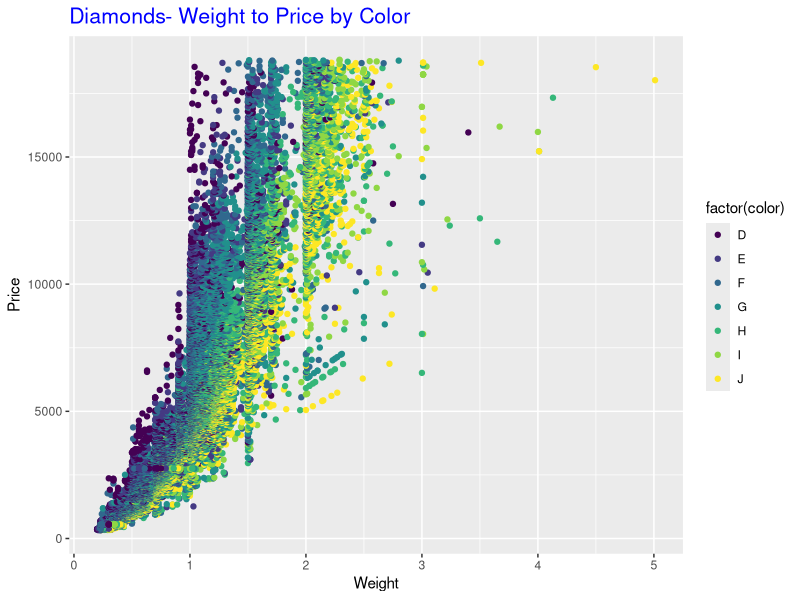
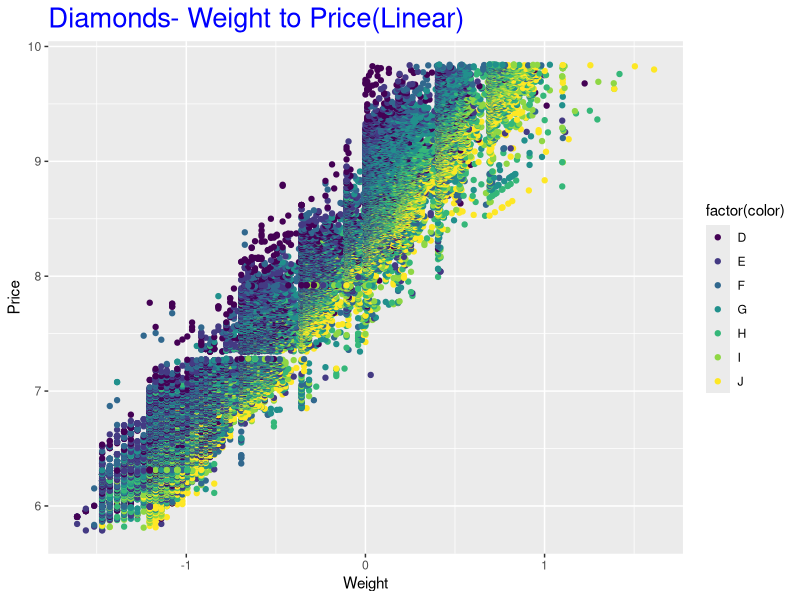
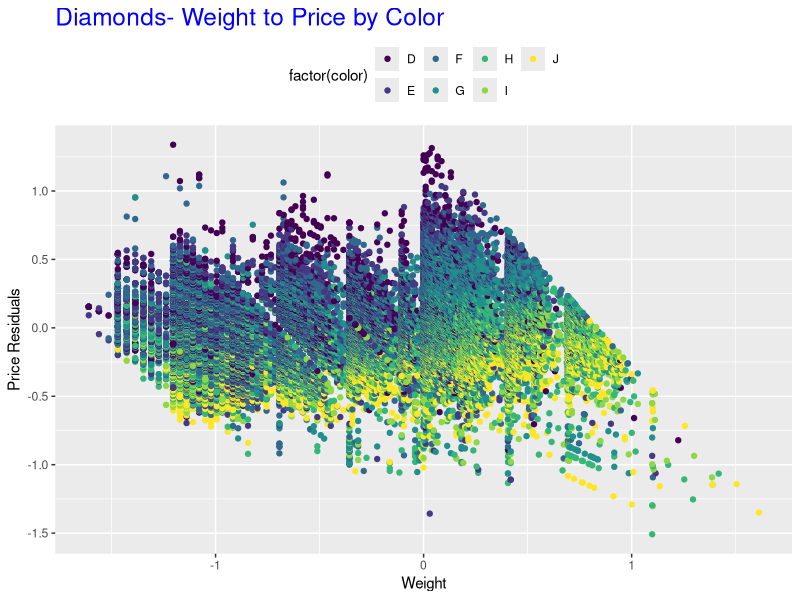
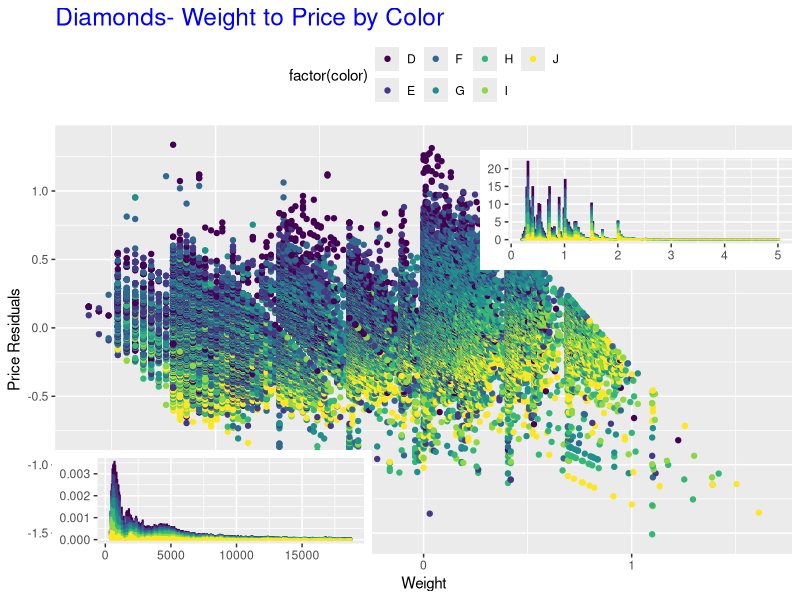

Source code (R) for these figures, in order:
#HW 6
#Group C

require(ggplot2) #Require ggplot2 to use this package
require(grid) #Require grid to use the grid package
data("diamonds")#load the diamonds dataframe

#2 (1 was for groups E and F only)
graph1 <- ggplot(diamonds, aes(x=carat, y=price, color=color)) +
  geom_point() + ggtitle("Diamonds- Weight to Price by Color") + 
  xlab("Weight") + ylab("Price") + labs(color="factor(color)")+
  theme(plot.title = element_text(size = rel(1.4),colour="blue"))
print(graph1)
#uses ggplot to plot the diamond set in a scatterplot
#aes selects the carat and price columns as our x and y
#ggtitle adds the title 
#xlab and ylab add labels for axis
#theme(plot.title) lets us make the title the right font, size and color
#---------------------------------------------------------------------------------------------------------------------------------------------------------------------------------------

#3
#remove the non-linearity and replot
graph2 <- ggplot(diamonds, aes(x=log(carat), y=log(price), color=color)) + 
  geom_point() + ggtitle("Diamonds- Weight to Price(Linear)") + xlab("Weight") + 
  ylab("Price") + labs(color="factor(color)") + 
  theme(plot.title = element_text(size = rel(1.8),colour="blue"))
print(graph2)
#this is the same as 2 except we take the log of carat and price as our
#x and y in order to remove the non-linearity 
#-------------------------------------------------------------------------------------------
#4
linmodel <- lm(log(price) ~ log(carat), data = diamonds)
#linmodel creates a linear model between the logs of price and carat 
residual <- resid(linmodel)
#residual takes the residuals of the linear model 

graph3 <- ggplot(diamonds, aes(x=log(carat), y = (residual), color = color)) +geom_point() + 
  ggtitle("Diamonds- Weight to Price by Color") + xlab("Weight") + ylab("Price Residuals") + 
  labs(color="factor(color)")+theme(legend.position = "top") + 
  theme(plot.title = element_text(size = rel(1.6),colour="blue"))
print(graph3)
#plots with log of carat on the x axis and the residuals of price on the y axis
#legend.position moves the legend to the top of the graph so it matches the one in the problem.
#---------------------------------------------------------------------------------------------
#5
#First make the density histograms
#then overlay them using grid package and commands on the graph from the previous problem


mainplot <- ggplot(diamonds, aes(x=log(carat), y = (residual), color = color)) +geom_point() + 
  ggtitle("Diamonds- Weight to Price by Color") + xlab("Weight") + ylab("Price Residuals") + labs(color="factor(color)") + 
  theme(legend.position = "top") +theme(plot.title = element_text(size = rel(1.6),colour="blue"))
#plots graph three as the main graph

pricehist <- ggplot(diamonds, aes(price)) + geom_histogram(aes(y = ..density.., color=factor(color)), binwidth = 50) +
  theme(axis.title.x = element_blank(),axis.title.y = element_blank(),legend.position='none') 
#makes the price histogram without any labels, title or legend

carathist <- ggplot(diamonds, aes(carat)) +geom_histogram(aes(y = ..density..,color = factor(color)), binwidth = .0225) +
  theme(axis.title.x = element_blank(),axis.title.y = element_blank(),legend.position='none') 
#makes the carat histogram without any labels, title or legend

vp1 <- viewport(width = .4, height = .2, x=.265 , y= .15)
vp2 <- viewport(width = .4, height = .2, x =.8, y= .65)
print(mainplot)
print(pricehist, vp = vp1)
#prints the price histogram histogram in viewport 1 spot
print(carathist, vp = vp2)
#prints the carat histogram in the viewport 2 spot 
